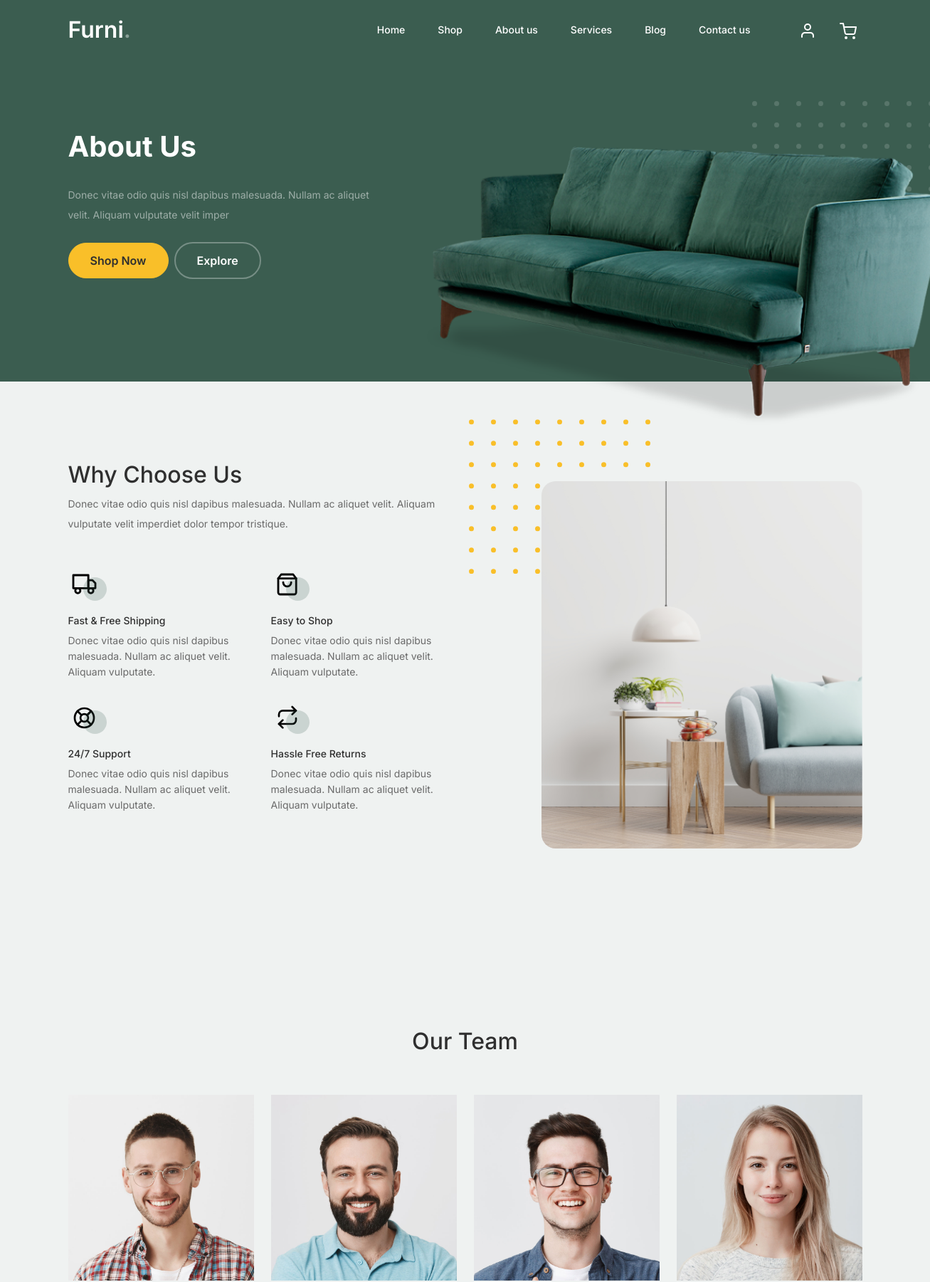
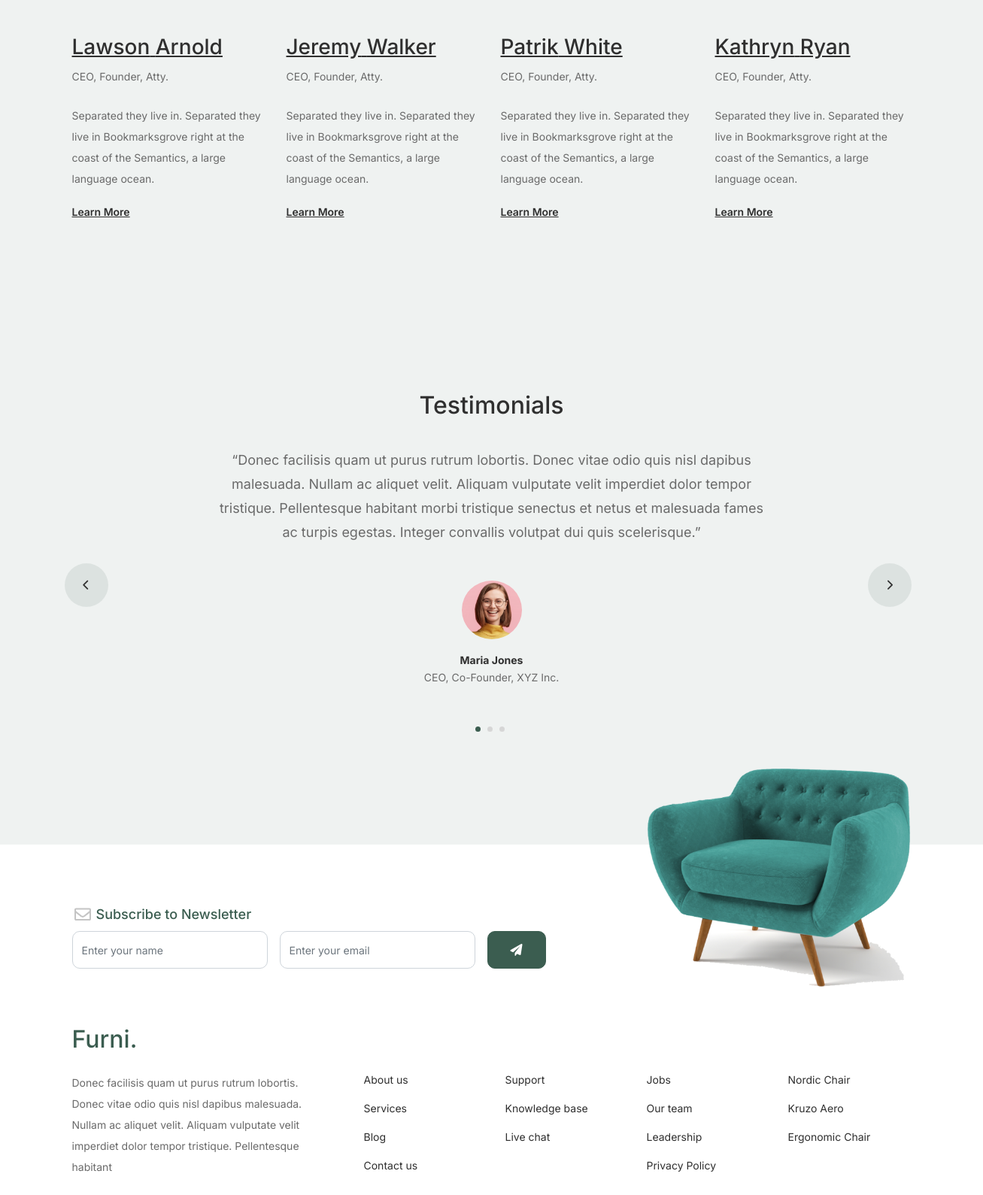
The page /about/ (upper part) on the database its author committed (2 pictures, top to bottom).
### app/models.py (models this page shows, shortened)
class About(models.Model):
    about_title = models.CharField(max_length=100, blank=False)

class Hero(models.Model):
    text1 = models.CharField(max_length=100, blank=False)
    text2 = models.CharField(max_length=100, blank=False)
    text3 = models.CharField(max_length=100, blank=False)
    text4 = models.CharField(max_length=100, blank=False)
    text5 = models.CharField(max_length=100, blank=False)
    hero_image = models.ImageField(upload_to='images', default='profile.png')

### app/views.py (the view)
# urls.py: path('about/', views.about, name='about'),
def about(request):
    hero = Hero.objects.first()  # Retrieve a Hero object
    about = About.objects.first()
    aboutdata = {
        'abouttitle': about.about_title,
        'aboutdes': hero.text3,
        'btn1text': hero.text4,
        'btn2text': hero.text5,
        'couch': hero.hero_image.url,
        'nav': 'about'
    }
    return render(request, 'about.html', {'about': aboutdata})

### app/templates/about.html (shortened to what this page needs)
{% extends 'layout.html' %}
{% load static %}
			{% block body %}
			<div class="hero">
				<div class="container">
					<div class="row justify-content-between">
						<div class="col-lg-5">
							<div class="intro-excerpt">
								<h1>{{ about.abouttitle }}</h1>
								<p class="mb-4">{{ about.aboutdes }}</p>
								<p><a href="{% url 'app:shop' %}" class="btn btn-secondary me-2">{{ about.btn1text }}</a><a href="{% url 'app:index' %}" class="btn btn-white-outline">{{ about.btn2text }}</a></p>
							</div>
						</div>
						<div class="col-lg-7">
							<div class="hero-img-wrap">
								<img src="{{ about.couch }}" alt="Hero Image">
							</div>
						</div>
					</div>
				</div>
			</div>
		<div class="why-choose-section">
			<div class="container">
				<div class="row justify-content-between align-items-center">
					<div class="col-lg-6">
						<h2 class="section-title">Why Choose Us</h2>
						<p>Donec vitae odio quis nisl dapibus malesuada. Nullam ac aliquet velit. Aliquam vulputate velit imperdiet dolor tempor tristique.</p>
						<div class="row my-5">
							<div class="col-6 col-md-6">
								<div class="feature">
									<div class="icon">
										<img src="{% static 'images/truck.svg' %}" alt="Image" class="imf-fluid">
									</div>
									<h3>Fast &amp; Free Shipping</h3>
									<p>Donec vitae odio quis nisl dapibus malesuada. Nullam ac aliquet velit. Aliquam vulputate.</p>
								</div>
							</div>
							<div class="col-6 col-md-6">
								<div class="feature">
									<div class="icon">
										<img src="{% static 'images/bag.svg' %}" alt="Image" class="imf-fluid">
									</div>
									<h3>Easy to Shop</h3>
									<p>Donec vitae odio quis nisl dapibus malesuada. Nullam ac aliquet velit. Aliquam vulputate.</p>
								</div>
							</div>
							<div class="col-6 col-md-6">
								<div class="feature">
									<div class="icon">
										<img src="images/support.svg" alt="Image" class="imf-fluid">
									</div>
									<h3>24/7 Support</h3>
									<p>Donec vitae odio quis nisl dapibus malesuada. Nullam ac aliquet velit. Aliquam vulputate.</p>
								</div>
							</div>
							<div class="col-6 col-md-6">
								<div class="feature">
									<div class="icon">
										<img src="{% static 'images/return.svg' %}" alt="Image" class="imf-fluid">
									</div>
									<h3>Hassle Free Returns</h3>
									<p>Donec vitae odio quis nisl dapibus malesuada. Nullam ac aliquet velit. Aliquam vulputate.</p>
								</div>
							</div>
						</div>
					</div>
					<div class="col-lg-5">
						<div class="img-wrap">
							<img src="{% static 'images/why-choose-us-img.jpg' %}" alt="Image" class="img-fluid">
						</div>
					</div>
				</div>
			</div>
		</div>
		<div class="untree_co-section">
			<div class="container">
				<div class="row mb-5">
					<div class="col-lg-5 mx-auto text-center">
						<h2 class="section-title">Our Team</h2>
					</div>
				</div>
				<div class="row">
					<div class="col-12 col-md-6 col-lg-3 mb-5 mb-md-0">
						<img src="{% static 'images/person_1.jpg' %}" class="img-fluid mb-5">
						<h3 clas><a href="#"><span class="">Lawson</span> Arnold</a></h3>
            <span class="d-block position mb-4">CEO, Founder, Atty.</span>
            <p>Separated they live in.
            Separated they live in Bookmarksgrove right at the coast of the Semantics, a large language ocean.</p>
            <p class="mb-0"><a href="#" class="more dark">Learn More </a></p>
					</div>
					<div class="col-12 col-md-6 col-lg-3 mb-5 mb-md-0">
						<img src="{% static 'images/person_2.jpg' %}" class="img-fluid mb-5">
						<h3 clas><a href="#"><span class="">Jeremy</span> Walker</a></h3>
            <span class="d-block position mb-4">CEO, Founder, Atty.</span>
            <p>Separated they live in.
            Separated they live in Bookmarksgrove right at the coast of the Semantics, a large language ocean.</p>
            <p class="mb-0"><a href="#" class="more dark">Learn More </a></p>
					</div>
					<div class="col-12 col-md-6 col-lg-3 mb-5 mb-md-0">
						<img src="{% static 'images/person_3.jpg' %}" class="img-fluid mb-5">
						<h3 clas><a href="#"><span class="">Patrik</span> White</a></h3>
            <span class="d-block position mb-4">CEO, Founder, Atty.</span>
            <p>Separated they live in.
            Separated they live in Bookmarksgrove right at the coast of the Semantics, a large language ocean.</p>
            <p class="mb-0"><a href="#" class="more dark">Learn More </a></p>
					</div>
					<div class="col-12 col-md-6 col-lg-3 mb-5 mb-md-0">
						<img src="{% static 'images/person_4.jpg' %}" class="img-fluid mb-5">
						<h3 clas><a href="#"><span class="">Kathryn</span> Ryan</a></h3>
            <span class="d-block position mb-4">CEO, Founder, Atty.</span>
            <p>Separated they live in.
            Separated they live in Bookmarksgrove right at the coast of the Semantics, a large language ocean.</p>
            <p class="mb-0"><a href="#" class="more dark">Learn More </a></p>
					</div>
				</div>
			</div>
		</div>
		<div class="testimonial-section before-footer-section">
			<div class="container">
				<div class="row">
					<div class="col-lg-7 mx-auto text-center">
						<h2 class="section-title">Testimonials</h2>
					</div>
				</div>
				<div class="row justify-content-center">
					<div class="col-lg-12">
						<div class="testimonial-slider-wrap text-center">
							<div id="testimonial-nav">
								<span class="prev" data-controls="prev"><span class="fa fa-chevron-left"></span></span>
								<span class="next" data-controls="next"><span class="fa fa-chevron-right"></span></span>
							</div>
							<div class="testimonial-slider">
								<div class="item">
									<div class="row justify-content-center">
										<div class="col-lg-8 mx-auto">
											<div class="testimonial-block text-center">
												<blockquote class="mb-5">
													<p>&ldquo;Donec facilisis quam ut purus rutrum lobortis. Donec vitae odio quis nisl dapibus malesuada. Nullam ac aliquet velit. Aliquam vulputate velit imperdiet dolor tempor tristique. Pellentesque habitant morbi tristique senectus et netus et malesuada fames ac turpis egestas. Integer convallis volutpat dui quis scelerisque.&rdquo;</p>
												</blockquote>
												<div class="author-info">
													<div class="author-pic">
														<img src="images/person-1.png" alt="Maria Jones" class="img-fluid">
													</div>
													<h3 class="font-weight-bold">Maria Jones</h3>
													<span class="position d-block mb-3">CEO, Co-Founder, XYZ Inc.</span>
												</div>
											</div>
										</div>
									</div>
								</div>
								<div class="item">
									<div class="row justify-content-center">
									</div>
								</div>
								<div class="item">
									<div class="row justify-content-center">
									</div>
								</div>
							</div>
						</div>
					</div>
				</div>
			</div>
		</div>
{% endblock %}

### app/static/css/tiny-slider.css (style rules this page uses)
.tns-slider { -webkit-transition:all 0s;-moz-transition:all 0s;transition:all 0s }
.tns-slider>.tns-item { -webkit-box-sizing:border-box;-moz-box-sizing:border-box;box-sizing:border-box }
.tns-horizontal.tns-subpixel { white-space:nowrap }
.tns-horizontal.tns-subpixel>.tns-item { display:inline-block;vertical-align:top;white-space:normal }

### rows shown on the page
About: abouttitle "About Us"
Hero: aboutdes "Donec vitae odio quis nisl dapibus malesuada. Nullam ac aliquet velit. Aliquam vulputate velit imper", btn1text "Shop Now", btn2text "Explore"
